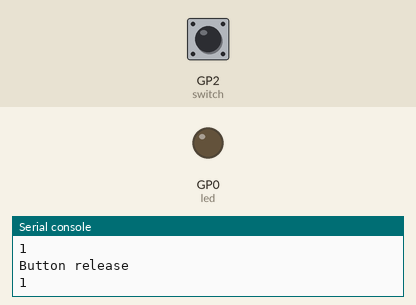
Simulated run of this program. Board: Raspberry Pi Pico running MicroPython. Shown: output pins drawn as LEDs (lit = HIGH), the last lines printed to the serial console. The test bench sets the inputs (shaded band); at power-on: GP2 (switch) HIGH.

Above: at 1.2 s.
1.3 s: GP2 (switch) pulled LOW for 0.15 s
At 1.5 s:
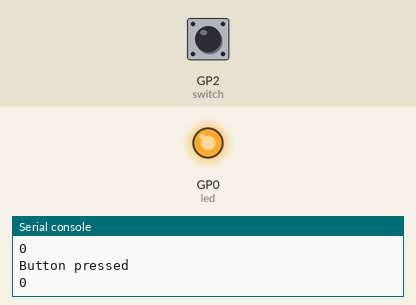
3.1 s: GP2 (switch) pulled LOW for 3.2 s
At 7.8 s:
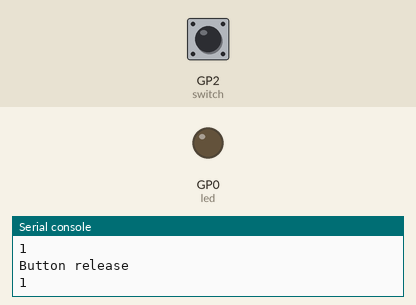
Timing chart, 0 to 9.3 s (numbered marks = the images above; inputs shaded):
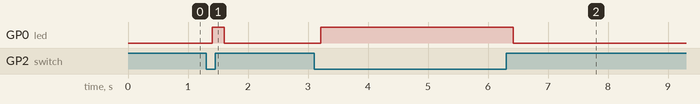

The program:

EP3_SWITCH.py
```python
from machine import Pin
import time
led=Pin(0,Pin.OUT) #define GPIO 0 as OUTPUT
switch=Pin(2,Pin.IN, Pin.PULL_UP)
while True:
    data=switch.value()
    print(data)
    time.sleep(.1)
    if data==0:
        print("Button pressed")
        led.value(1)
    else:
        print("Button release")
        led.value(0)
```

Measured:
- after the input at 1.3 s, GP0 (led): LOW → HIGH after 0.11 s, → LOW 0.20 s later
- after the input at 3.1 s, GP0 (led): LOW → HIGH after 0.11 s, → LOW 3.2 s later
